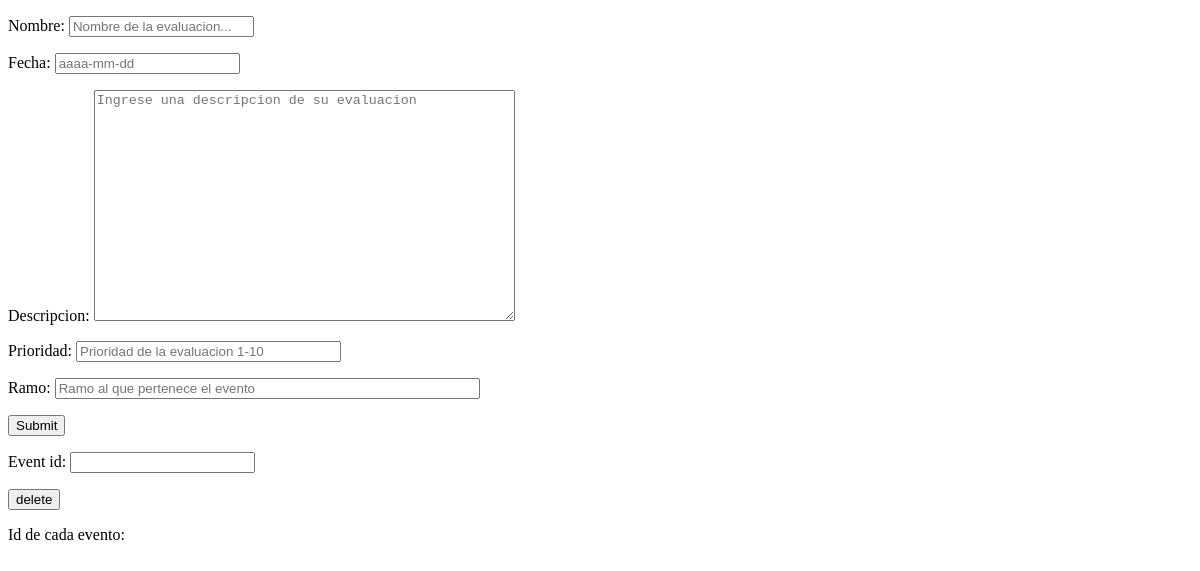
The app's page /eventos/ (signed in), older data.
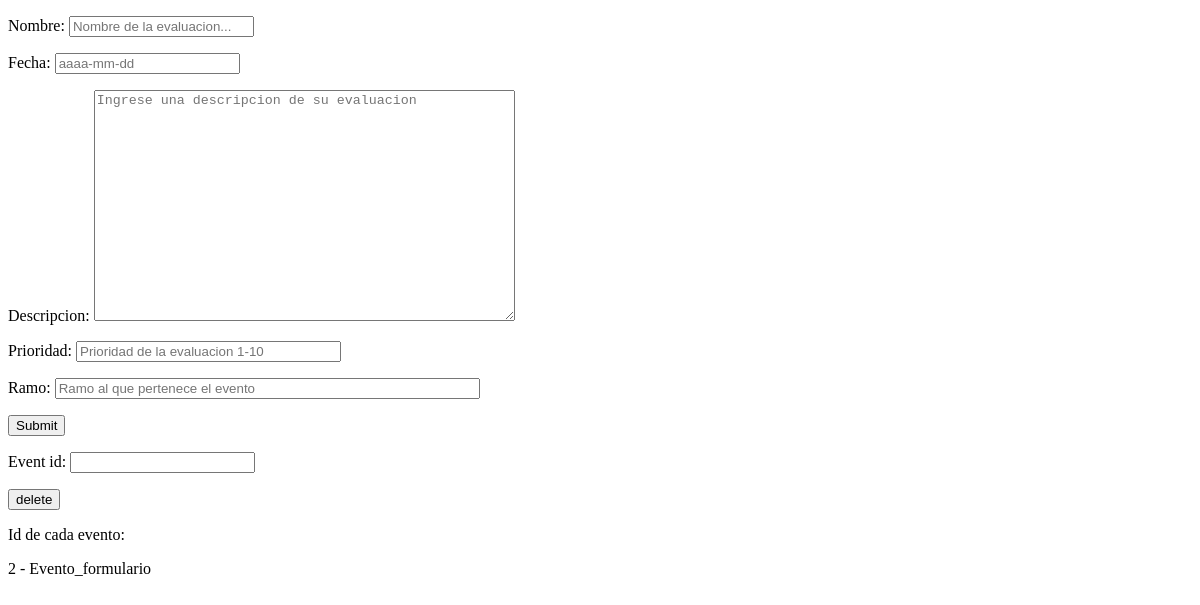
The same page, newer data.
### pag_calendario/models.py (models this page shows)
class eventos(models.Model):
    nombre = models.CharField(max_length=120)
    fecha = models.DateField()
    descripcion = models.TextField(blank=True, null = True,)
    prioridad = models.IntegerField(default = 1)
    usuario = models.ForeignKey(User, on_delete=models.CASCADE)
    ramo = models.CharField(max_length = 120, default= "Lenguaje")

### pag_calendario/views.py (the view)
# urls.py: path('eventos/', formularioEventos_view)
def formularioEventos_view(request):
    form = formularioEventos(request.POST or None, request = request)
    if form.is_valid():
        evnt = form.save(commit=False)
        evnt.usuario = request.user
        evnt.save()
        form = formularioEventos()
    form1 = eliminarEvento(request.POST or None, request = request)
    if form1.is_valid():
        evento = eventos.objects.filter(usuario = request.user).get(pk = int(form1['event_id'].value()))
        evento.delete()
        form1 = eliminarEvento()
    context = {
        'form' : form,
        'form1' : form1,
        'lista' : eventos.objects.filter(usuario = request.user).all()
    }
    return render(request, "formularioEventos.html", context)

### pag_calendario/forms.py (shortened to what this page needs)
class formularioEventos(forms.ModelForm):
    nombre = forms.CharField(widget=forms.TextInput(attrs={"placeholder" : "Nombre de la evaluacion..." }))
    fecha  = forms.DateField(widget=forms.DateInput(attrs={"placeholder" : "aaaa-mm-dd" }))
    descripcion  = forms.CharField(widget=forms.Textarea(attrs={"placeholder" : "Ingrese una descripcion de su evaluacion", "rows": 15, "cols": 50}))
    prioridad = forms.IntegerField(widget = forms.TextInput(attrs = {"placeholder" : "Prioridad de la evaluacion 1-10", "size": 30 }))
    ramo = forms.CharField(widget=forms.TextInput(attrs={"placeholder" : "Ramo al que pertenece el evento", 'size': 50 }))
    class Meta:
        model = eventos
        fields = ['nombre', 'fecha', 'descripcion', 'prioridad', 'ramo']
    def __init__(self, *args, **kwargs):
        self.request = kwargs.pop('request', None)
        super(formularioEventos, self).__init__(*args, **kwargs)

class eliminarEvento(forms.ModelForm):
    class Meta:
        model = eliminar
        fields = ['event_id']
    def __init__(self, *args, **kwargs):
        self.request = kwargs.pop('request', None)
        super(eliminarEvento, self).__init__(*args, **kwargs)

### pag_calendario/templates/formularioEventos.html (shortened to what this page needs)
<!DOCTYPE html>
<html lang="en">
<head>
</head>
<body>
<div>
<form method = "POST" id = "form">
    {{form.as_p}}
    <button type="submit" form="form" value="Submit">Submit</button>
</form>
</div>
<div>
<form method = "POST" id = "form1">
    {{form1.as_p}}
    <button type="submit" form="form1" value="Delete">delete</button>
</form>
</div>
<p>Id de cada evento:</p>
{% if lista %}
    {%for evento in lista%}
    <p> {{evento.id}} - {{evento.nombre}} </p>
    {%endfor%}
{%endif%}
</body>
</html>

Row changes from the older to the newer data that the page shows:
added eventos: id "2", nombre "Evento_formulario"
